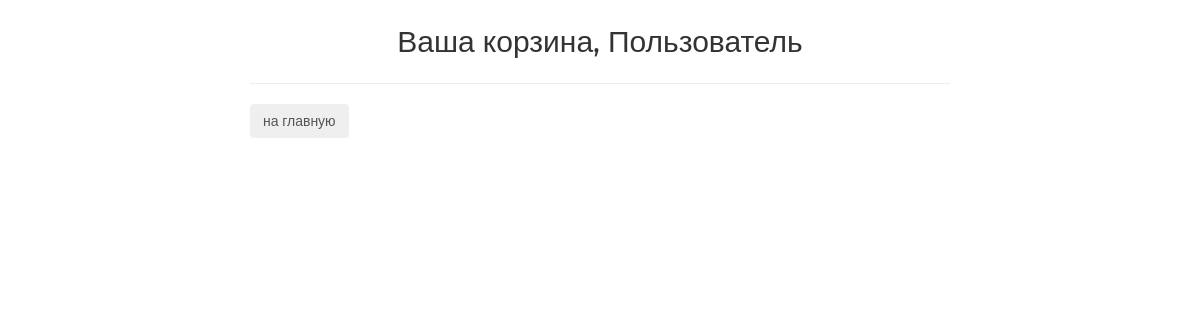
Before: /basket/ (signed in) with the older database file.
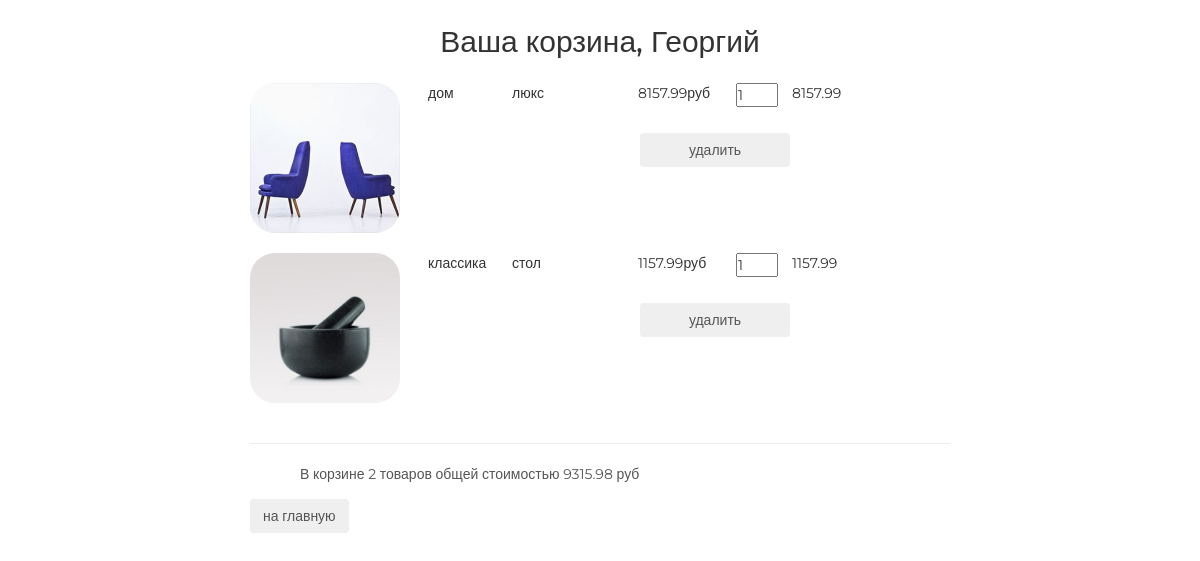
After: the same page with the newer database file.
### authapp/models.py (models this page shows, shortened)
class ShopUser(AbstractUser):
    avatar = models.ImageField(upload_to='users', blank=True)
    age = models.PositiveSmallIntegerField(default=18, verbose_name='Возраст')

### basketapp/models.py (models this page shows)
class Basket(models.Model):
    user = models.ForeignKey(settings.AUTH_USER_MODEL, on_delete=models.CASCADE, related_name='basket')
    product = models.ForeignKey(Product, on_delete=models.CASCADE)
    quantity = models.PositiveSmallIntegerField(default=0)
    created_at = models.DateField(auto_now_add=True)
    @property
    def cost_product(self):
        return self.product.price * self.quantity
    @property
    def total_quantity(self):
        items = Basket.objects.filter(user=self.user)
        _total_quantity = sum(list(map(lambda x: x.quantity, items)))
        return _total_quantity
    @property
    def total_cost(self):
        items = Basket.objects.filter(user=self.user)
        _total_cost = sum(list(map(lambda x: x.cost_product, items)))
        return _total_cost

### mainapp/models.py (models this page shows, shortened)
class Product(models.Model):
    category = models.ForeignKey(ProductCategory, on_delete=models.CASCADE)
    name = models.CharField(max_length=128, verbose_name='Название')
    image = models.ImageField(upload_to='products_images', blank=True)
    short_desc = models.CharField(max_length=255, blank=True)
    description = models.TextField(verbose_name='Описание')
    price = models.DecimalField(max_digits=8, decimal_places=2, verbose_name='Цена', default=0)
    quantity = models.PositiveSmallIntegerField(default=0, verbose_name='Количество')
    is_active = models.BooleanField(default=True)
    class Meta:
        verbose_name = 'продукт'
        verbose_name_plural = 'продукты'

class ProductCategory(models.Model):
    name = models.CharField(max_length=64, unique=True, verbose_name='Название')
    description = models.TextField(verbose_name='Описание')
    is_active = models.BooleanField(default=True)
    class Meta:
        verbose_name = 'категория'
        verbose_name_plural = 'категории'

### basketapp/views.py (the view)
# urls.py: path('', basketapp.basket, name='basket'),
@login_required
def basket(request):
    context = {
        'basket_list': Basket.objects.filter(user=request.user)
    }
    return render(request, 'basketapp/basket.html', context)

### basketapp/templates/basketapp/basket.html
{% extends 'basketapp/base.html' %}
{% load static %}
{% block content %}
    <div class="basket_list">
        {% include 'basketapp/includes/inc_basket_list.html' %}
    </div>
    <button class="btn btn-round">
        <a href="{% url 'index' %}">на главную</a>
    </button>
{% endblock %}

### basketapp/templates/basketapp/base.html (shortened to what this page needs)
<!DOCTYPE html>
{% load static %}
<html>
<head>
  {% block css %}
    <link rel="stylesheet" href="{% static 'css/bootstrap.min.css' %}">
    <link rel="stylesheet" href="{% static 'css/style.css' %}">
    <link rel="stylesheet" href="{% static 'fonts/font-awesome/css/font-awesome.css' %}">
  {% endblock %}
</head>
<body>
  <div class="basket_container">
    <div class="h2 text-center head">
      Ваша корзина,
      {% if user.first_name %}
        {{ user.first_name|title}}
      {% else %}
        Пользователь
      {% endif %}
    </div>
    {% block content %}
    {% endblock %}
  </div>
</body>
</html>

### basketapp/templates/basketapp/includes/inc_basket_list.html
  {% for item in basket_list %}
    <div class="basket_record">
      <img src="/media/{{ item.product.image }}"
           alt="{{ item.product.short_desc }}">
      <span class="category_name">{{ item.product.category.name }}</span>
      <span class="product_name">{{ item.product.name }}</span>
      <span class="product_price">{{ item.product.price }}руб</span>
      <input type="number" name="{{ item.pk }}"
                           min="0"
                           value="{{ item.quantity }}" >
      <span class="product_cost">{{ item.cost_product }}</span>
      <button class="btn btn-round">
        <a href="{% url 'basketapp:basket_remove' item.pk %}" class="">
          удалить
        </a>
      </button>
    </div>
  {% endfor %}
    <hr>
  {% if basket_list %}
    <div class="basket_summary">
      В корзине {{ basket_list.0.total_quantity }} товаров общей стоимостью
                {{ basket_list.0.total_cost }} руб
    </div>
  {% endif %}

Changed rows visible on the page:
now on this page (row edited): ShopUser: first_name "Георгий"
added Basket: product.image (picture), product.category.name "дом", product.name "люкс", product.price "8157.99", quantity "1", cost_product "8157.99", user+quantity "2", user+product+quantity "9315.98"
added Basket: product.image (picture), product.category.name "классика", product.name "стол", product.price "1157.99", quantity "1", cost_product "1157.99"
Other visible differences:
text no longer shown: "Пользователь"
text now shown: "В корзине товаров общей стоимостью руб"
